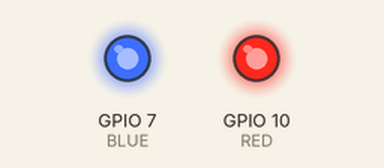
This program was run on a simulated ESP32-S3. Shown: output pins drawn as LEDs (lit = HIGH).

Above: at 0.02 s.
At 1.47 s:
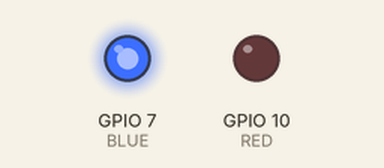
At 2.87 s:
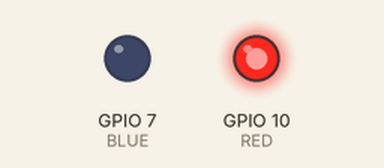
Timing chart, 0 to 3.2 s (numbered marks = the images above):
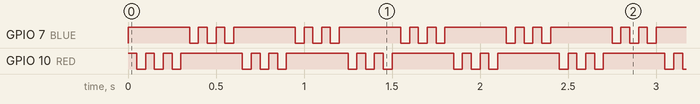

Measured:
- by itself, GPIO 7 (BLUE), GPIO 10 (RED): repeats every 0.60 s: 2 × (HIGH 0.05 s, LOW 0.05 s), HIGH 0.35 s, LOW 0.05 s
- by itself, everything shown: repeats every 0.60 s, in 4 steps

The program:

main.cpp
```cpp
#include <Arduino.h>

#define RED  10
#define BLUE 7

void setup() {
    pinMode(RED, OUTPUT);
    digitalWrite(RED, HIGH);

    pinMode(BLUE, OUTPUT);
    digitalWrite(BLUE, HIGH);
}

void loop() {
    delay(50);
    digitalWrite(RED, LOW);
    delay(50);
    digitalWrite(RED, HIGH);
    delay(50);
    digitalWrite(RED, LOW);
    delay(50);
    digitalWrite(RED, HIGH);
    delay(50);
    digitalWrite(RED, LOW);
    delay(50);
    digitalWrite(RED, HIGH);

    delay(50);
    digitalWrite(BLUE, LOW);
    delay(50);
    digitalWrite(BLUE, HIGH);
    delay(50);
    digitalWrite(BLUE, LOW);
    delay(50);
    digitalWrite(BLUE, HIGH);
    delay(50);
    digitalWrite(BLUE, LOW);
    delay(50);
    digitalWrite(BLUE, HIGH);
}
```
